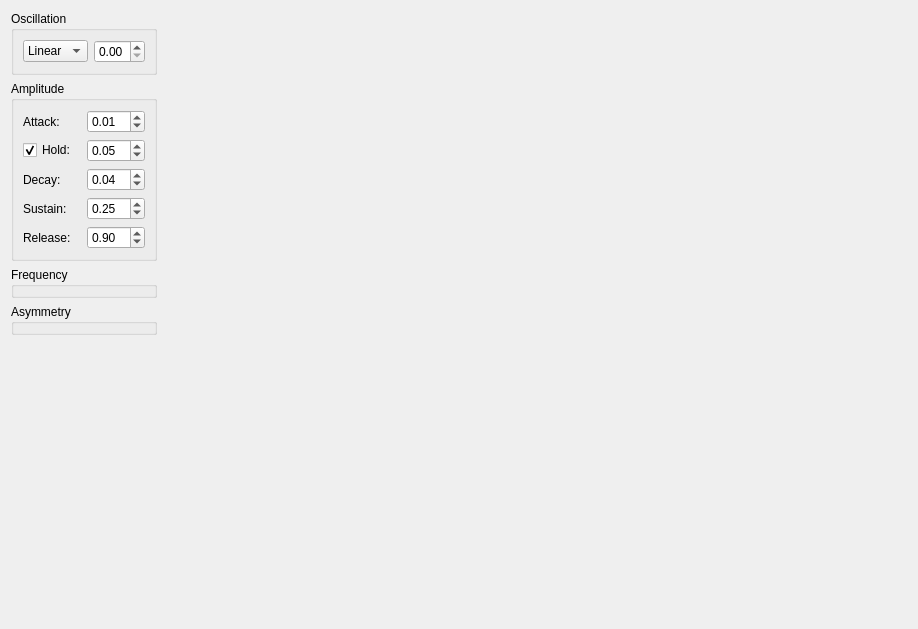
<?xml version="1.0" encoding="UTF-8"?>
<ui version="4.0">
 <class>MainWindow</class>
 <widget class="QWidget" name="MainWindow">
  <property name="geometry">
   <rect>
    <x>0</x>
    <y>0</y>
    <width>918</width>
    <height>629</height>
   </rect>
  </property>
  <property name="windowTitle">
   <string>Aulos Studio</string>
  </property>
  <layout class="QGridLayout" name="gridLayout_2">
   <item row="3" column="0">
    <widget class="QGroupBox" name="asymmetryGroup">
     <property name="title">
      <string>Asymmetry</string>
     </property>
    </widget>
   </item>
   <item row="2" column="0">
    <widget class="QGroupBox" name="frequencyGroup">
     <property name="title">
      <string>Frequency</string>
     </property>
    </widget>
   </item>
   <item row="4" column="0">
    <spacer name="verticalSpacer">
     <property name="orientation">
      <enum>Qt::Vertical</enum>
     </property>
     <property name="sizeHint" stdset="0">
      <size>
       <width>20</width>
       <height>40</height>
      </size>
     </property>
    </spacer>
   </item>
   <item row="1" column="0">
    <widget class="QGroupBox" name="amplitudeGroup">
     <property name="title">
      <string>Amplitude</string>
     </property>
     <layout class="QGridLayout" name="gridLayout">
      <item row="0" column="0">
       <widget class="QLabel" name="attackLabel">
        <property name="text">
         <string>Attack:</string>
        </property>
       </widget>
      </item>
      <item row="0" column="1">
       <widget class="QDoubleSpinBox" name="attackSpin">
        <property name="maximum">
         <double>60.000000000000000</double>
        </property>
        <property name="singleStep">
         <double>0.010000000000000</double>
        </property>
        <property name="value">
         <double>0.010000000000000</double>
        </property>
       </widget>
      </item>
      <item row="1" column="0">
       <widget class="QCheckBox" name="holdCheck">
        <property name="text">
         <string>Hold:</string>
        </property>
        <property name="checked">
         <bool>true</bool>
        </property>
       </widget>
      </item>
      <item row="1" column="1">
       <widget class="QDoubleSpinBox" name="holdSpin">
        <property name="maximum">
         <double>60.000000000000000</double>
        </property>
        <property name="singleStep">
         <double>0.010000000000000</double>
        </property>
        <property name="value">
         <double>0.050000000000000</double>
        </property>
       </widget>
      </item>
      <item row="2" column="0">
       <widget class="QLabel" name="decayLabel">
        <property name="text">
         <string>Decay:</string>
        </property>
       </widget>
      </item>
      <item row="2" column="1">
       <widget class="QDoubleSpinBox" name="decaySpin">
        <property name="maximum">
         <double>60.000000000000000</double>
        </property>
        <property name="singleStep">
         <double>0.010000000000000</double>
        </property>
        <property name="value">
         <double>0.040000000000000</double>
        </property>
       </widget>
      </item>
      <item row="3" column="0">
       <widget class="QLabel" name="sustainLabel">
        <property name="text">
         <string>Sustain:</string>
        </property>
       </widget>
      </item>
      <item row="3" column="1">
       <widget class="QDoubleSpinBox" name="sustainSpin">
        <property name="maximum">
         <double>1.000000000000000</double>
        </property>
        <property name="singleStep">
         <double>0.010000000000000</double>
        </property>
        <property name="value">
         <double>0.250000000000000</double>
        </property>
       </widget>
      </item>
      <item row="4" column="0">
       <widget class="QLabel" name="releaseLabel">
        <property name="text">
         <string>Release:</string>
        </property>
       </widget>
      </item>
      <item row="4" column="1">
       <widget class="QDoubleSpinBox" name="releaseSpin">
        <property name="maximum">
         <double>60.000000000000000</double>
        </property>
        <property name="singleStep">
         <double>0.010000000000000</double>
        </property>
        <property name="value">
         <double>0.900000000000000</double>
        </property>
       </widget>
      </item>
     </layout>
    </widget>
   </item>
   <item row="0" column="0">
    <widget class="QGroupBox" name="oscillationGroup">
     <property name="title">
      <string>Oscillation</string>
     </property>
     <layout class="QGridLayout" name="gridLayout_3">
      <item row="0" column="0">
       <widget class="QComboBox" name="oscillationTypeCombo">
        <item>
         <property name="text">
          <string>Linear</string>
         </property>
        </item>
       </widget>
      </item>
      <item row="0" column="1">
       <widget class="QDoubleSpinBox" name="oscillationSpin">
        <property name="maximum">
         <double>1.000000000000000</double>
        </property>
        <property name="singleStep">
         <double>0.010000000000000</double>
        </property>
       </widget>
      </item>
     </layout>
    </widget>
   </item>
   <item row="0" column="1" rowspan="5">
    <widget class="QWidget" name="noteWidget" native="true">
     <property name="sizePolicy">
      <sizepolicy hsizetype="Expanding" vsizetype="Expanding">
       <horstretch>0</horstretch>
       <verstretch>0</verstretch>
      </sizepolicy>
     </property>
    </widget>
   </item>
  </layout>
 </widget>
 <resources/>
 <connections>
  <connection>
   <sender>holdCheck</sender>
   <signal>toggled(bool)</signal>
   <receiver>holdSpin</receiver>
   <slot>setEnabled(bool)</slot>
   <hints>
    <hint type="sourcelabel">
     <x>51</x>
     <y>83</y>
    </hint>
    <hint type="destinationlabel">
     <x>97</x>
     <y>82</y>
    </hint>
   </hints>
  </connection>
 </connections>
</ui>
